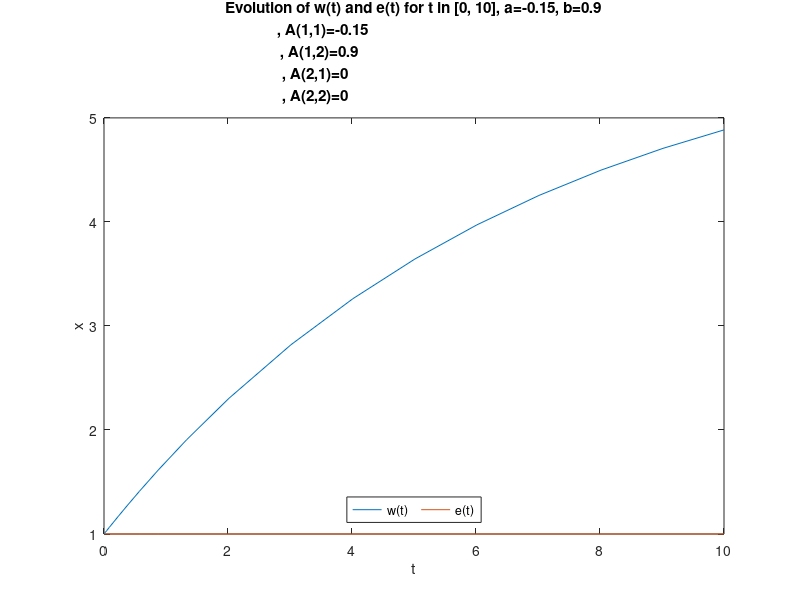
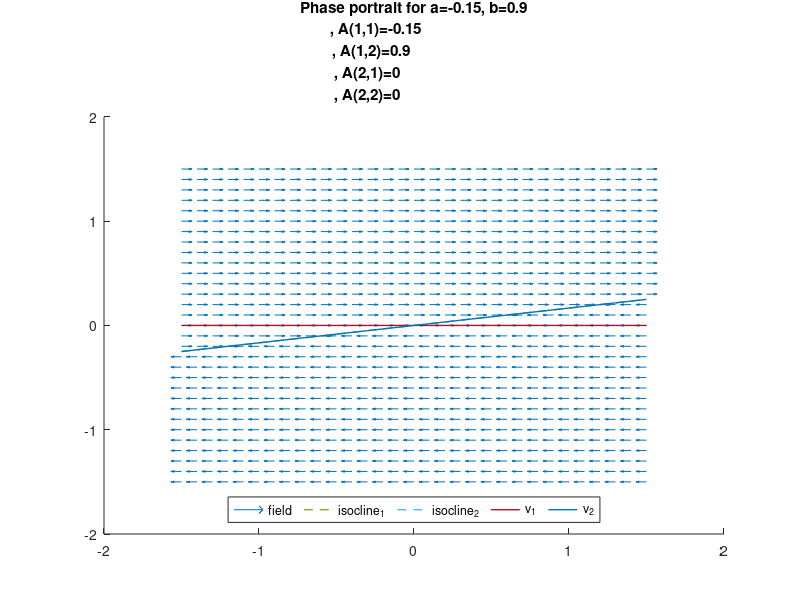
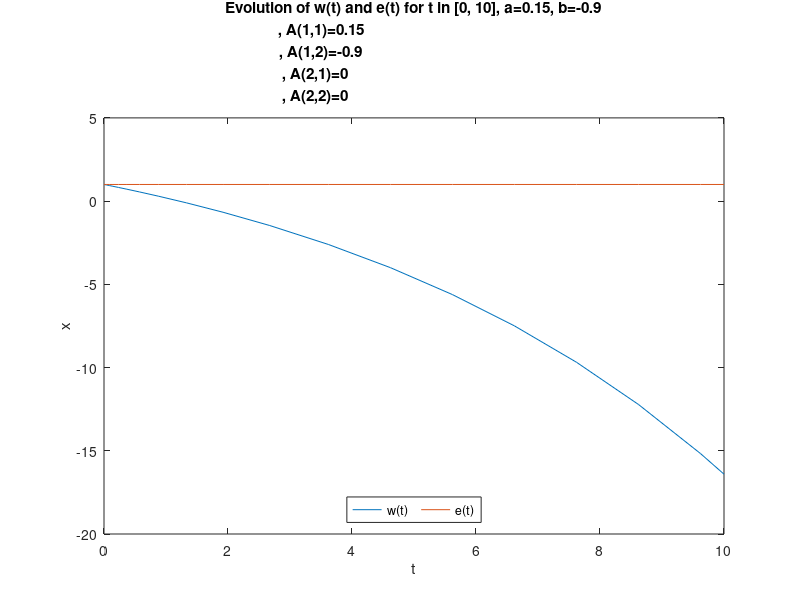
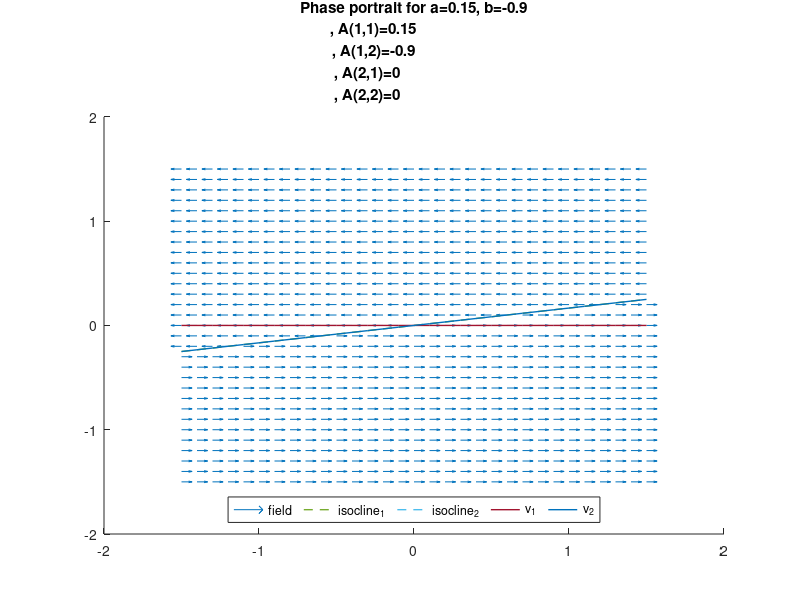

These figures' MATLAB source, in order:

tspan = [0,10];

# love equation function
function [t,x] = system_simulation(A, tspan, y0)
    ode_sys = @(t,x) [A(1,1)*x(1)+A(1,2)*x(2);A(2,1)*x(1)+A(2,2)*x(2)]; # Definition system
    [t,x] = ode23(ode_sys, tspan, y0); # Resolution system
endfunction

# Calculer les isoclines
function [isocline_1,isocline_2] = compute_isoclines(A,line_range)
    isocline_1 = -(A(1,1)/A(1,2)) * line_range;
    isocline_2 = -(A(2,1)/A(2,2)) * line_range;
endfunction

function [line_range,isocline_1,isocline_2] = plot_isoclines(A)
    line_range = -1.5:.1:1.5;
    [isocline_1,isocline_2] = compute_isoclines(A,line_range);
endfunction

# eigenlines
function [eigenline_1,eigenline_2,V] = compute_eigenlines(A,line_range)
    [V,L] = eig(A);
    eigenline_1 = (V(2,1)/V(1,1)) * line_range;
    eigenline_2 = (V(2,2)/V(1,2)) * line_range;
endfunction

function [line_range,eigenline_1,eigenline_2] = plot_eigenlines(A)
    line_range = -1.5:.1:1.5;
    [eigenline_1,eigenline_2,V] = compute_eigenlines(A,line_range);
endfunction

# 4. Portrait de phase complet
function [x1,x2,x1p,x2p] = plot_portrait_phase_complete(A,a,b)
    #grid for plotting
    x1range=-1.5:.1:1.5;
    x2range=-1.5:.1:1.5;
    [x1,x2] = meshgrid(x1range, x2range);

    # Define the system to plot (based on matrix A)
    x1p = A(1,1)*x1+A(1,2)*x2;
    x2p = A(2,1)*x1+A(2,2)*x2;

    #Normalize values for plotting
    norms=sqrt(x1p.^2+x2p.^2);

    [eigenline_1,eigenline_2,V] = compute_eigenlines(A,x1range);
    [isocline_1,isocline_2] = compute_isoclines(A,x1range);

    # Vector field plot
    hold on;
    quiver(x1,x2,x1p./norms,x2p./norms,0.5);
    # Isoclines
    plot(x1range,isocline_1,"linewidth",1,'LineStyle','--');
    plot(x1range,isocline_2,"linewidth",1,'LineStyle','--');
    # Vecteurs propres = droites invariantes
    plot(x1range,eigenline_1,"linewidth",1);
    plot(x1range,eigenline_2,"linewidth",1);
    titl = ["Phase portrait for a=",num2str(a),", b=",num2str(b)
    ,", A(1,1)=",num2str(A(1,1))
    ,", A(1,2)=",num2str(A(1,2))
    ,", A(2,1)=",num2str(A(2,1))
    ,", A(2,2)=",num2str(A(2,2))];
    title(titl)
    legend("field","isocline_1","isocline_2","v_1","v_2","location","south","orientation", "horizontal");
endfunction

function system_simulation_plot(A,tspan,y0,figure_number,a,b)
    [t,x] = system_simulation(A,tspan,y0);
    figure(figure_number);
    plot(t,x)
    titl = ["Evolution of w(t) and e(t) for t \in [0, 10], a=",num2str(a),", b=",num2str(b)
    ,", A(1,1)=",num2str(A(1,1))
    ,", A(1,2)=",num2str(A(1,2))
    ,", A(2,1)=",num2str(A(2,1))
    ,", A(2,2)=",num2str(A(2,2))];
    title(titl)
    xlabel("t")
    ylabel("x")
    legend("w(t)","e(t)","location","south","orientation", "horizontal");
endfunction

function system_simulation_and_portrait_phase_and_plot(tspan)
    disp('system_simulation_and_portrait_phase_and_plot()')
    figure_number = 11
    initial_conditions_list = {[1,1]
                              %,[-1,1]
                              %,[-2,2]
                              }
    listOfTuples = {
                     [-0.15,0.9]
                    %,[-0.15,-0.9]
                    %,[0.15,0.9] % a < b et -b < a
                    ,[0.15,-0.9] % b < a et a < -b
                    %,[1,0.1]
                    %,[0.1,0.1]
                    %,[-0.1,-0.1]
                    }

    fprintf('listOfTuples length : %d .\n',length(listOfTuples));
    fprintf('initial_conditions_list length : %d .\n',length(initial_conditions_list));

    for coefficient_matrix_index = 1:4
        for i = 1:length(listOfTuples)
            for ic = 1:length(initial_conditions_list)
                % Get the current initial_conditions
                fprintf('initial_conditions : %d .\n',initial_conditions_list{ic});
                y0 = initial_conditions_list{ic};
                % Get the current a & b
                currentTuple = listOfTuples{i};
                %currentTuple = listOfTuples(i);

                % Extract the values from the tuple into two variables
                a = currentTuple(1);
                b = currentTuple(2);

                % print the values
                %fprintf('a : %d .\n', a);
                %fprintf('b : %d .\n', b);

                if coefficient_matrix_index == 1
                    #1
                    A = [a b;
                          0 0];
                    Aa = a;
                    Ab = b;
                    Ac = 0;
                    Ad = 0;

                elseif coefficient_matrix_index == 2
                    #2
                    A = [a b;
                          b a];
                           Aa = a;
                    Ab = b;
                    Ac = b;
                    Ad = a;
                elseif coefficient_matrix_index == 3
                    #3
                    A = [a b;
                          -b -a];
                          Aa = a;
                    Ab = b;
                    Ac = -b;
                    Ad = -a;

                elseif coefficient_matrix_index == 4
                    #4
                    A = [a 0;
                          b 0];
                               Aa = a;
                    Ab = 0;
                    Ac = b;
                    Ad = 0;
                end
                disp(A)
                Astr = [ ' \it{A} = ', '$$ \left[ {\matrix{ ',num2str(A(1,1)),' & ',  num2str(A(1,2)),...
    ' \cr ', num2str(A(2,1)) , ' &  ',  num2str(A(2,2)),' } }  \right] $$' ];

                system_simulation_plot(A,tspan,y0,figure_number,a,b);
                figure_number = figure_number + 1;
                # display portrait de phases
                %figure figure_number;
                figure(figure_number);
                [x1,x2,x1p,x2p] = plot_portrait_phase_complete(A,a,b);
                figure_number = figure_number + 1;
            endfor
        endfor
    endfor
endfunction


%system_simulation_and_portrait_phase_and_plot(tspan,coefficient_matrices,y0)
%system_simulation_and_portrait_phase_and_plot(tspan,y0)
system_simulation_and_portrait_phase_and_plot(tspan)
